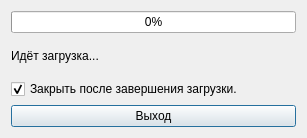
<?xml version="1.0" encoding="UTF-8"?>
<ui version="4.0">
 <class>LoaderStatus</class>
 <widget class="QDialog" name="LoaderStatus">
  <property name="geometry">
   <rect>
    <x>0</x>
    <y>0</y>
    <width>307</width>
    <height>138</height>
   </rect>
  </property>
  <property name="windowTitle">
   <string>Dialog</string>
  </property>
  <layout class="QGridLayout" name="gridLayout">
   <item row="0" column="0">
    <widget class="QProgressBar" name="progressBar">
     <property name="maximum">
      <number>100</number>
     </property>
     <property name="value">
      <number>0</number>
     </property>
    </widget>
   </item>
   <item row="3" column="0">
    <widget class="QPushButton" name="closeBtn">
     <property name="text">
      <string>Выход</string>
     </property>
    </widget>
   </item>
   <item row="2" column="0">
    <widget class="QCheckBox" name="closeCheck">
     <property name="text">
      <string>Закрыть после завершения загрузки.</string>
     </property>
     <property name="checked">
      <bool>true</bool>
     </property>
    </widget>
   </item>
   <item row="1" column="0">
    <widget class="QLabel" name="statusLbl">
     <property name="text">
      <string>Идёт загрузка...</string>
     </property>
    </widget>
   </item>
  </layout>
 </widget>
 <resources/>
 <connections/>
</ui>
